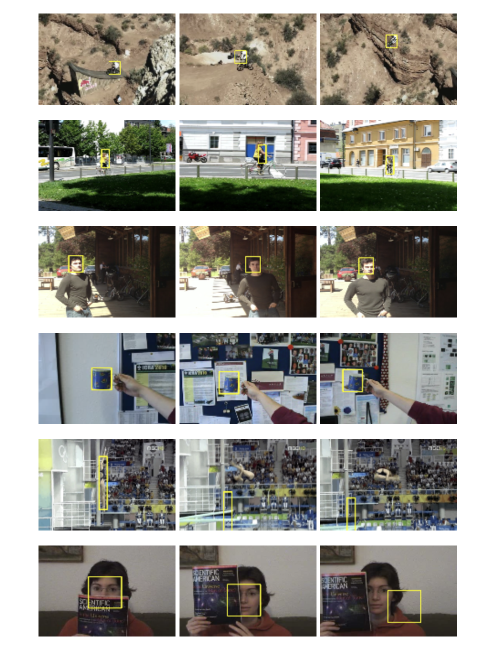
#> input picture example.png, 976 x 1304 px (shown at 1/2 size)
$ python -i HOG.py   (imports and definitions only)   (Python 2 division)   (older library calls are emulated)
#> lines starting #> are read from the running program, lines starting #| are printed output that depends on the picture
#> further down, picture is the input picture: shape (1304, 976, 3); mean B, G, R 147.1, 153.9, 155.5
import cv2
import numpy as np
from numpy.linalg import norm

def hog(img, bin_n=8, cell_size=4):
#> called with bin_n = 8, cell_size = 4
    img = cv2.resize(img,(128,128))
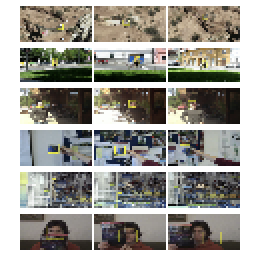
#> img: shape (128, 128, 3) (shown 2 times larger); mean of channels 0, 1, 2 147, 153.7, 155.4; drawn as B, G, R
    gx = cv2.Sobel(img, cv2.CV_32F, 1, 0)
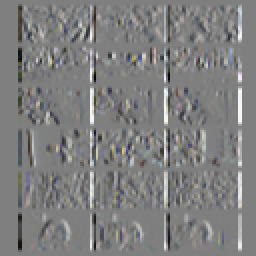
#> gx: shape (128, 128, 3) float32 (shown 2 times larger); mean of channels 0, 1, 2 0, 0, 0; drawn with min black and max white
    gy = cv2.Sobel(img, cv2.CV_32F, 0, 1)
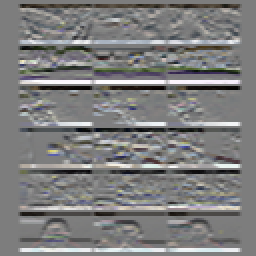
#> gy: shape (128, 128, 3) float32 (shown 2 times larger); mean of channels 0, 1, 2 0, 0, 0; drawn with min black and max white
    mag, ang = cv2.cartToPolar(gx, gy)
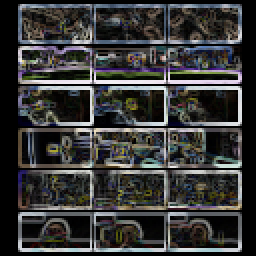
#> mag: shape (128, 128, 3) float32 (shown 2 times larger); mean of channels 0, 1, 2 236.2, 237.8, 237.6; drawn with min black and max white
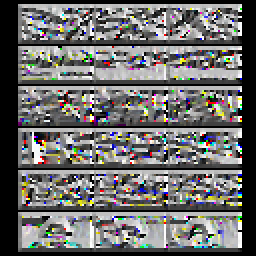
#> ang: shape (128, 128, 3) float32 (shown 2 times larger); mean of channels 0, 1, 2 2.64, 2.66, 2.67; drawn with min black and max white
    bin = np.int32(bin_n*ang/(2*np.pi))
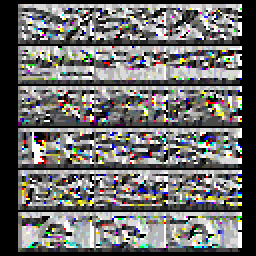
#> bin: shape (128, 128, 3) int32 (shown 2 times larger); mean of channels 0, 1, 2 2.96, 2.99, 3; drawn with min black and max white

    bin_cells = []
    mag_cells = []

    cellx = celly = cell_size

    for i in range(0,img.shape[0]/celly):
        for j in range(0,img.shape[1]/cellx):
            bin_cells.append(bin[i*celly : i*celly+celly, j*cellx : j*cellx+cellx])
            mag_cells.append(mag[i*celly : i*celly+celly, j*cellx : j*cellx+cellx])
#> after the loop, bin_cells = 1024 items; mag_cells = 1024 items

    hists = [np.bincount(b.ravel(), m.ravel(), bin_n) for b, m in zip(bin_cells, mag_cells)]
#> hists = 1024 items, first 6: [0, 0, 0, 0, 0, 0, 0, 0], [0, 0, 0, 0, 0, 0, 0, 0], [0, 0, 0, 0, 4617.7, 5568.1, 784, 0], [0, 0, 0, 0, 0, 3573.3, 11376.8, 0], [0, 0, 0, 0, 0, 4118.9, 11360.8, 0], [0, 0, 0, 0, 0, 2479.4, 9297.8, 0]
    hist = np.hstack(hists)
#> hist = 8192 values, max 22145.3 at index 2666, min 0 at index 0, mean 1423.1

    # transform to Hellinger kernel
    eps = 1e-7
    hist /= hist.sum() + eps
#> hist = 8192 values, max 0.0019 at index 2666, min 0 at index 0, mean 0.000122
    hist = np.sqrt(hist)
#> hist = 8192 values, max 0.0436 at index 2666, min 0 at index 0, mean 0.00722
    hist /= norm(hist) + eps
    hist_out = np.reshape(hist,(32,32,8))


    return hist_out

>>> import cv2
>>> picture = cv2.imread('example.png')
>>> result = hog(picture)
